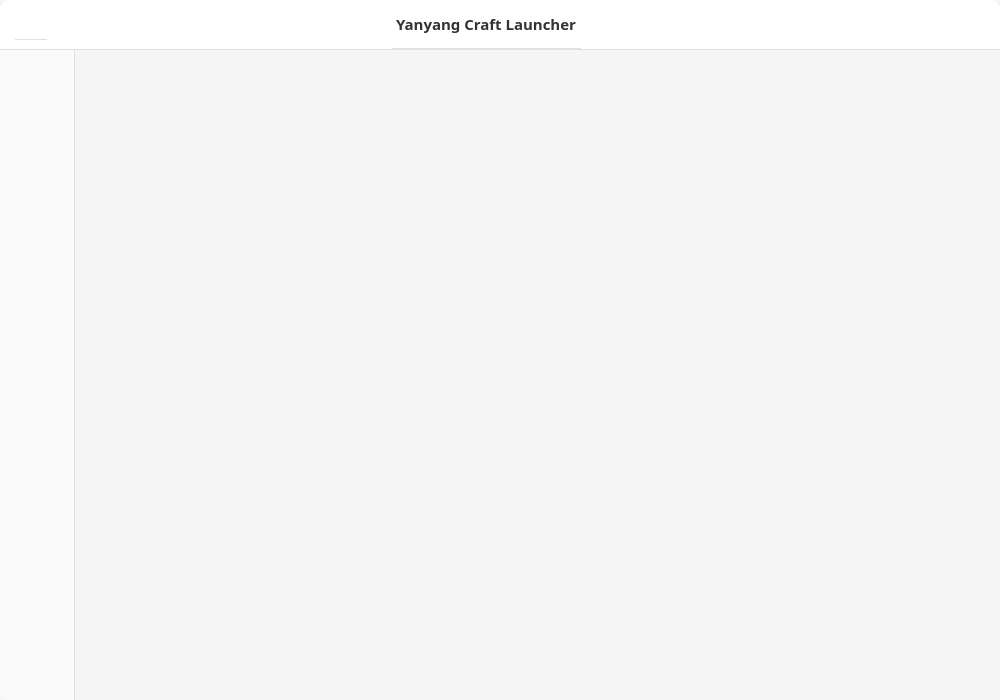
<?xml version="1.0" encoding="UTF-8"?>
<ui version="4.0">
 <class>MainWindow</class>
 <widget class="QMainWindow" name="MainWindow">
  <property name="geometry">
   <rect>
    <x>0</x>
    <y>0</y>
    <width>1000</width>
    <height>700</height>
   </rect>
  </property>
  <property name="windowTitle">
   <string>Yanyang Craft Launcher</string>
  </property>
  <property name="unifiedTitleAndToolBarOnMac">
   <bool>false</bool>
  </property>
  <property name="styleSheet">
   <string notr="true">background-color: #f5f5f5;
font-family: 'Source Han Sans CN', '思源黑体 CN', 'Microsoft YaHei', sans-serif;</string>
  </property>
  <widget class="QWidget" name="centralwidget">
   <layout class="QVBoxLayout" name="verticalLayout">
    <property name="spacing">
     <number>0</number>
    </property>
    <property name="leftMargin">
     <number>0</number>
    </property>
    <property name="topMargin">
     <number>0</number>
    </property>
    <property name="rightMargin">
     <number>0</number>
    </property>
    <property name="bottomMargin">
     <number>0</number>
    </property>
    <item>
     <widget class="QFrame" name="titleBar">
      <property name="minimumSize">
       <size>
        <width>0</width>
        <height>50</height>
       </size>
      </property>
      <property name="maximumSize">
       <size>
        <width>16777215</width>
        <height>50</height>
       </size>
      </property>
      <property name="styleSheet">
       <string notr="true">background-color: #ffffff;
border-top-left-radius: 10px;
border-top-right-radius: 10px;
border-bottom: 1px solid #e0e0e0;
font-family: 'Source Han Sans CN', '思源黑体 CN', 'Microsoft YaHei', sans-serif;</string>
      </property>
      <property name="frameShape">
       <enum>QFrame::NoFrame</enum>
      </property>
      <property name="frameShadow">
       <enum>QFrame::Plain</enum>
      </property>
      <layout class="QHBoxLayout" name="horizontalLayout_2">
       <property name="spacing">
        <number>0</number>
       </property>
       <property name="leftMargin">
        <number>15</number>
       </property>
       <property name="topMargin">
        <number>0</number>
       </property>
       <property name="rightMargin">
        <number>15</number>
       </property>
       <property name="bottomMargin">
        <number>0</number>
       </property>
       <item>
        <widget class="QLabel" name="appIcon">
         <property name="minimumSize">
          <size>
           <width>32</width>
           <height>32</height>
          </size>
         </property>
         <property name="maximumSize">
          <size>
           <width>32</width>
           <height>32</height>
          </size>
         </property>
         <property name="text">
          <string/>
         </property>
         <property name="pixmap">
          <pixmap>:/resources/icon.png</pixmap>
         </property>
         <property name="scaledContents">
          <bool>true</bool>
         </property>
        </widget>
       </item>
       <item>
        <spacer name="horizontalSpacer">
         <property name="orientation">
          <enum>Qt::Horizontal</enum>
         </property>
         <property name="sizeHint" stdset="true">
          <size>
           <width>40</width>
           <height>20</height>
          </size>
         </property>
        </spacer>
       </item>
       <item>
        <widget class="QLabel" name="appName">
         <property name="font">
          <font>
           <pointsize>11</pointsize>
           <bold>true</bold>
           <family>Source Han Sans CN</family>
          </font>
         </property>
         <property name="styleSheet">
          <string notr="true">color: #333333;
font-family: 'Source Han Sans CN', '思源黑体 CN', 'Microsoft YaHei', sans-serif;</string>
         </property>
         <property name="text">
          <string>Yanyang Craft Launcher</string>
         </property>
        </widget>
       </item>
       <item>
        <spacer name="horizontalSpacer_2">
         <property name="orientation">
          <enum>Qt::Horizontal</enum>
         </property>
         <property name="sizeHint" stdset="true">
          <size>
           <width>40</width>
           <height>20</height>
          </size>
         </property>
        </spacer>
       </item>
       <item>
        <widget class="QPushButton" name="minimizeButton">
         <property name="minimumSize">
          <size>
           <width>30</width>
           <height>30</height>
          </size>
         </property>
         <property name="maximumSize">
          <size>
           <width>30</width>
           <height>30</height>
          </size>
         </property>
         <property name="styleSheet">
          <string notr="true">QPushButton {
 background-color: transparent;
 border: none;
 border-radius: 15px;
 font-family: 'Source Han Sans CN', '思源黑体 CN', 'Microsoft YaHei', sans-serif;
}
QPushButton:hover {
 background-color: #e0e0e0;
}</string>
         </property>
         <property name="text">
          <string/>
         </property>
         <property name="icon">
          <iconset>
           <normaloff>:/resources/minimize.png</normaloff>
          </iconset>
         </property>
         <property name="iconSize">
          <size>
           <width>12</width>
           <height>12</height>
          </size>
         </property>
        </widget>
       </item>
       <item>
        <widget class="QPushButton" name="closeButton">
         <property name="minimumSize">
          <size>
           <width>30</width>
           <height>30</height>
          </size>
         </property>
         <property name="maximumSize">
          <size>
           <width>30</width>
           <height>30</height>
          </size>
         </property>
         <property name="styleSheet">
          <string notr="true">QPushButton {
 background-color: transparent;
 border: none;
 border-radius: 15px;
 font-family: 'Source Han Sans CN', '思源黑体 CN', 'Microsoft YaHei', sans-serif;
}
QPushButton:hover {
 background-color: #ff5252;
 color: white;
}</string>
         </property>
         <property name="text">
          <string/>
         </property>
         <property name="icon">
          <iconset>
           <normaloff>:/resources/close.png</normaloff>
          </iconset>
         </property>
         <property name="iconSize">
          <size>
           <width>12</width>
           <height>12</height>
          </size>
         </property>
        </widget>
       </item>
      </layout>
     </widget>
    </item>
    <item>
     <widget class="QFrame" name="mainContainer">
      <property name="frameShape">
       <enum>QFrame::NoFrame</enum>
      </property>
      <property name="frameShadow">
       <enum>QFrame::Plain</enum>
      </property>
      <layout class="QHBoxLayout" name="horizontalLayout">
       <property name="spacing">
        <number>0</number>
       </property>
       <property name="leftMargin">
        <number>0</number>
       </property>
       <property name="topMargin">
        <number>0</number>
       </property>
       <property name="rightMargin">
        <number>0</number>
       </property>
       <property name="bottomMargin">
        <number>0</number>
       </property>
       <item>
        <widget class="QFrame" name="navigationPanel">
         <property name="minimumSize">
          <size>
           <width>75</width>
           <height>0</height>
          </size>
         </property>
         <property name="maximumSize">
          <size>
           <width>75</width>
           <height>16777215</height>
          </size>
         </property>
         <property name="styleSheet">
          <string notr="true">background-color: #fafafa;
border-top-left-radius: 0px;
border-bottom-left-radius: 10px;
border-right: 1px solid #e0e0e0;
font-family: 'Source Han Sans CN', '思源黑体 CN', 'Microsoft YaHei', sans-serif;</string>
         </property>
         <property name="frameShape">
          <enum>QFrame::NoFrame</enum>
         </property>
         <property name="frameShadow">
          <enum>QFrame::Plain</enum>
         </property>
         <layout class="QVBoxLayout" name="verticalLayout_2">
          <property name="spacing">
           <number>12</number>
          </property>
          <property name="leftMargin">
           <number>8</number>
          </property>
          <property name="topMargin">
           <number>20</number>
          </property>
          <property name="rightMargin">
           <number>8</number>
          </property>
          <property name="bottomMargin">
           <number>10</number>
          </property>
          <item>
           <widget class="QPushButton" name="runButton">
            <property name="minimumSize">
             <size>
              <width>55</width>
              <height>55</height>
             </size>
            </property>
            <property name="maximumSize">
             <size>
              <width>55</width>
              <height>55</height>
             </size>
            </property>
            <property name="toolTip">
             <string>启动</string>
            </property>
            <property name="styleSheet">
             <string notr="true">QPushButton {
 background-color: transparent;
 border: none;
 border-radius: 12px;
 font-family: 'Source Han Sans CN', '思源黑体 CN', 'Microsoft YaHei', sans-serif;
}
QPushButton:hover {
 background-color: #e3f2fd;
}</string>
            </property>
            <property name="text">
             <string/>
            </property>
            <property name="icon">
             <iconset>
              <normaloff>:/resources/run.png</normaloff>
             </iconset>
            </property>
            <property name="iconSize">
             <size>
              <width>28</width>
              <height>28</height>
             </size>
            </property>
           </widget>
          </item>
          <item>
           <widget class="QPushButton" name="versionButton">
            <property name="minimumSize">
             <size>
              <width>55</width>
              <height>55</height>
             </size>
            </property>
            <property name="maximumSize">
             <size>
              <width>55</width>
              <height>55</height>
             </size>
            </property>
            <property name="toolTip">
             <string>版本管理</string>
            </property>
            <property name="styleSheet">
             <string notr="true">QPushButton {
 background-color: transparent;
 border: none;
 border-radius: 12px;
 font-family: 'Source Han Sans CN', '思源黑体 CN', 'Microsoft YaHei', sans-serif;
}
QPushButton:hover {
 background-color: #e3f2fd;
}</string>
            </property>
            <property name="text">
             <string/>
            </property>
            <property name="icon">
             <iconset>
              <normaloff>:/resources/version.png</normaloff>
             </iconset>
            </property>
            <property name="iconSize">
             <size>
              <width>28</width>
              <height>28</height>
             </size>
            </property>
           </widget>
          </item>
          <item>
           <widget class="QPushButton" name="downloadButton">
            <property name="minimumSize">
             <size>
              <width>55</width>
              <height>55</height>
             </size>
            </property>
            <property name="maximumSize">
             <size>
              <width>55</width>
              <height>55</height>
             </size>
            </property>
            <property name="toolTip">
             <string>下载</string>
            </property>
            <property name="styleSheet">
             <string notr="true">QPushButton {
 background-color: transparent;
 border: none;
 border-radius: 12px;
 font-family: 'Source Han Sans CN', '思源黑体 CN', 'Microsoft YaHei', sans-serif;
}
QPushButton:hover {
 background-color: #e3f2fd;
}</string>
            </property>
            <property name="text">
             <string/>
            </property>
            <property name="icon">
             <iconset>
              <normaloff>:/resources/download.png</normaloff>
             </iconset>
            </property>
            <property name="iconSize">
             <size>
              <width>28</width>
              <height>28</height>
             </size>
            </property>
           </widget>
          </item>
          <item>
           <spacer name="verticalSpacer">
            <property name="orientation">
             <enum>Qt::Vertical</enum>
            </property>
            <property name="sizeHint" stdset="true">
             <size>
              <width>20</width>
              <height>40</height>
             </size>
            </property>
           </spacer>
          </item>
          <item>
           <widget class="QPushButton" name="settingButton">
            <property name="minimumSize">
             <size>
              <width>55</width>
              <height>55</height>
             </size>
            </property>
            <property name="maximumSize">
             <size>
              <width>55</width>
              <height>55</height>
             </size>
            </property>
            <property name="toolTip">
             <string>设置</string>
            </property>
            <property name="styleSheet">
             <string notr="true">QPushButton {
 background-color: transparent;
 border: none;
 border-radius: 12px;
 font-family: 'Source Han Sans CN', '思源黑体 CN', 'Microsoft YaHei', sans-serif;
}
QPushButton:hover {
 background-color: #e3f2fd;
}</string>
            </property>
            <property name="text">
             <string/>
            </property>
            <property name="icon">
             <iconset>
              <normaloff>:/resources/setting.png</normaloff>
             </iconset>
            </property>
            <property name="iconSize">
             <size>
              <width>28</width>
              <height>28</height>
             </size>
            </property>
           </widget>
          </item>
         </layout>
        </widget>
       </item>
       <item>
        <widget class="QFrame" name="contentArea">
         <property name="styleSheet">
          <string notr="true">background-color: #f5f5f5;
border-top-right-radius: 10px;
border-bottom-right-radius: 10px;
font-family: 'Source Han Sans CN', '思源黑体 CN', 'Microsoft YaHei', sans-serif;</string>
         </property>
         <property name="frameShape">
          <enum>QFrame::NoFrame</enum>
         </property>
         <property name="frameShadow">
          <enum>QFrame::Plain</enum>
         </property>
         <layout class="QVBoxLayout" name="verticalLayout_3">
          <property name="spacing">
           <number>0</number>
          </property>
          <property name="leftMargin">
           <number>0</number>
          </property>
          <property name="topMargin">
           <number>0</number>
          </property>
          <property name="rightMargin">
           <number>0</number>
          </property>
          <property name="bottomMargin">
           <number>0</number>
          </property>
         </layout>
        </widget>
       </item>
      </layout>
     </widget>
    </item>
   </layout>
  </widget>
 </widget>
 <resources/>
 <connections/>
</ui>
